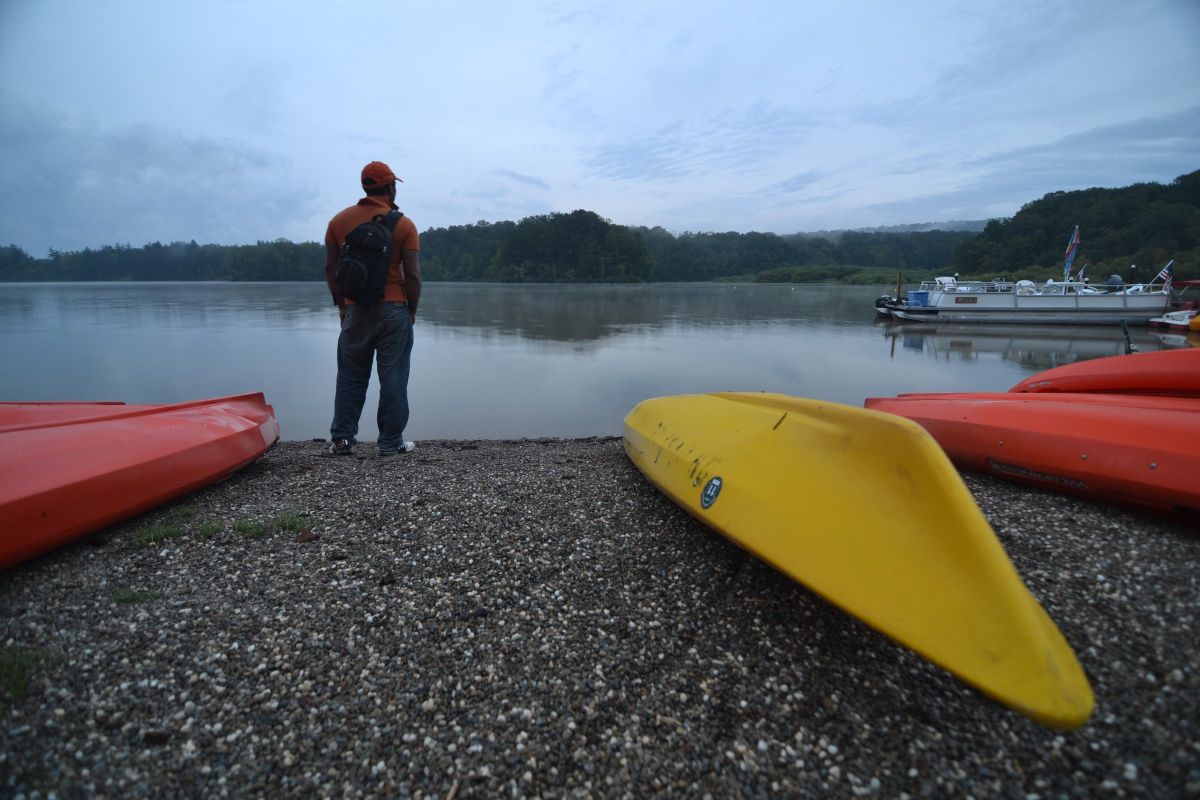
#> input picture Scripts/help/photos/lake.jpg, 2400 x 1600 px (shown at 1/2 size); its folder holds 5 pictures in this run
$ python make_help_images.py   (older library calls are emulated)
#> lines starting #> are read from the running program, lines starting #| are printed output that depends on the picture
#!/usr/bin/env python3
"""Makes the pictures in Atelier Help (Sources/AtelierApp/Help/images).

The example photos are Rosh's own, in Scripts/help/photos (made from the RAW samples with
prepare_photos.py, metadata stripped). Each tool gets a photo that suits it: a lake at dawn for
Basic and Masking, a foggy coast for Dehaze, a Kathakali dancer for Select Subject, a market
stall for Vibrance, a golf course sky for dust spots. Each tool's before/after pair is made here
with a close approximation of what the tool does, so Help can be rebuilt anywhere without the
app. AI Denoise is the exception: it is the app's own PMRID model on a real ISO 2800 RAW
(pmrid_example.py). When CI can run the app again, pairs can be swapped for
real renders from DevelopRenderer; keep the file names so the pages don't change.

    pip install numpy scipy opencv-python-headless pillow
    python3 Scripts/help/make_help_images.py

For preset examples, use --presets-from RENDER_DIR (see Scripts/presets/README.md).
For the built-in Match Look example, run the native qualification test with
ATELIER_BUILT_IN_LOOK_OUT=RENDER_DIR, then use --built-in-look-from RENDER_DIR.
For Match Skin Tone, run the portrait study test with ATELIER_SKIN_LOOK_OUT=RENDER_DIR,
then use --skin-look-from RENDER_DIR.
"""

import json
import os
import sys

import cv2
import numpy as np
from PIL import Image
from scipy.interpolate import PchipInterpolator

ROOT = os.path.abspath(os.path.join(os.path.dirname(__file__), "..", ".."))
PHOTOS = os.path.join(ROOT, "Scripts/help/photos")
DATA = os.path.join(ROOT, "Scripts/help/data")
OUT = os.path.join(ROOT, "Sources/AtelierApp/Help/images")
WIDTH = 960
QUALITY = 74
# Pictures used by many pairs are written once; pair() skips them (see SHARED).
SHARED = {}
rng = np.random.default_rng(7)


# MARK: Basics

def load(name, width=WIDTH):
#> called with name = 'lake.jpg', width = 960
    image = Image.open(os.path.join(PHOTOS, name)).convert("RGB")
#> image is the input picture: PIL image 2400x1600 RGB; mean R, G, B 104.2, 109.8, 115.2
    if width and image.width != width:
        image = image.resize((width, round(image.height * width / image.width)), Image.LANCZOS)
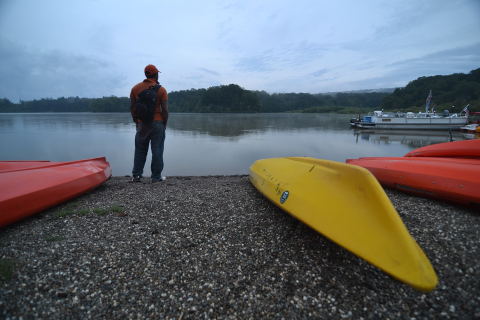
#> image: PIL image 960x640 RGB (shown at 1/2 size); mean R, G, B 104.2, 109.8, 115.2
    return np.asarray(image).astype(np.float32) / 255


def save(image, name, quality=QUALITY):
    data = (np.clip(image, 0, 1) * 255 + 0.5).astype(np.uint8)
    Image.fromarray(data).save(os.path.join(OUT, name), quality=quality, optimize=True, progressive=True)


# [4 lines left out: function crop, not called in this run]


def enlarge(image, factor, interpolation=cv2.INTER_CUBIC):
    H, W = image.shape[:2]
    return cv2.resize(image, (W * factor, H * factor), interpolation=interpolation)


def luma(image):
    return image @ np.array([0.2126, 0.7152, 0.0722], np.float32)


def blur(image, sigma):
    return cv2.GaussianBlur(image, (0, 0), sigma)


def smoothstep(a, b, x):
    t = np.clip((x - a) / (b - a), 0, 1)
    return t * t * (3 - 2 * t)


# [9 lines left out: function with_luma, not called in this run]


def add_luma(image, delta):
    return np.clip(image + delta[..., None], 0, 1)


# [4 lines left out: function mix, not called in this run]


def gray(image):
    return np.repeat(luma(image)[..., None], 3, axis=2)


# MARK: Develop approximations (sliders scaled -1...1 unless noted)

def flat(image):
    """An unedited look: lower contrast, lifted blacks, a little less color."""
    out = 0.5 + (image - 0.5) * 0.8 + 0.03
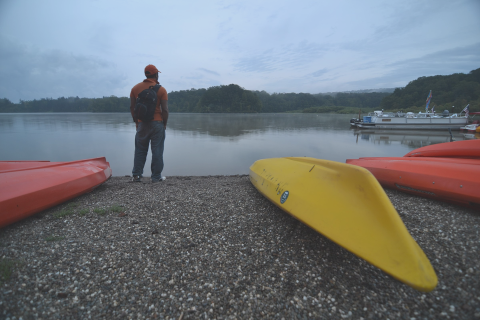
#> out: shape (640, 960, 3) float32 (shown at 1/2 size); mean of channels 0, 1, 2 0.457, 0.475, 0.491; drawn as R, G, B
    return saturation(out, -0.12)


# [39 lines left out: functions exposure, contrast, tone_base, _tone_regions, not called in this run]


def highlights(image, amount):
    return _tone_regions(image, amount, 0)


def shadows(image, amount):
    return _tone_regions(image, 0, amount)


def whites(image, amount):
    L = luma(image)
    return with_luma(image, np.clip(L + amount * 0.3 * L ** 3, 0, 1))


def blacks(image, amount):
    L = luma(image)
    return with_luma(image, np.clip(L + amount * 0.22 * (1 - L) ** 4, 0, 1))


# [10 lines left out: functions temperature, tint, not called in this run]


def saturation(image, amount):
#> called with amount = -0.12
    L = luma(image)[..., None]
#> in luma, `return image @ np.array([0.2126, 0.7152, 0.0722], np.float32)`:
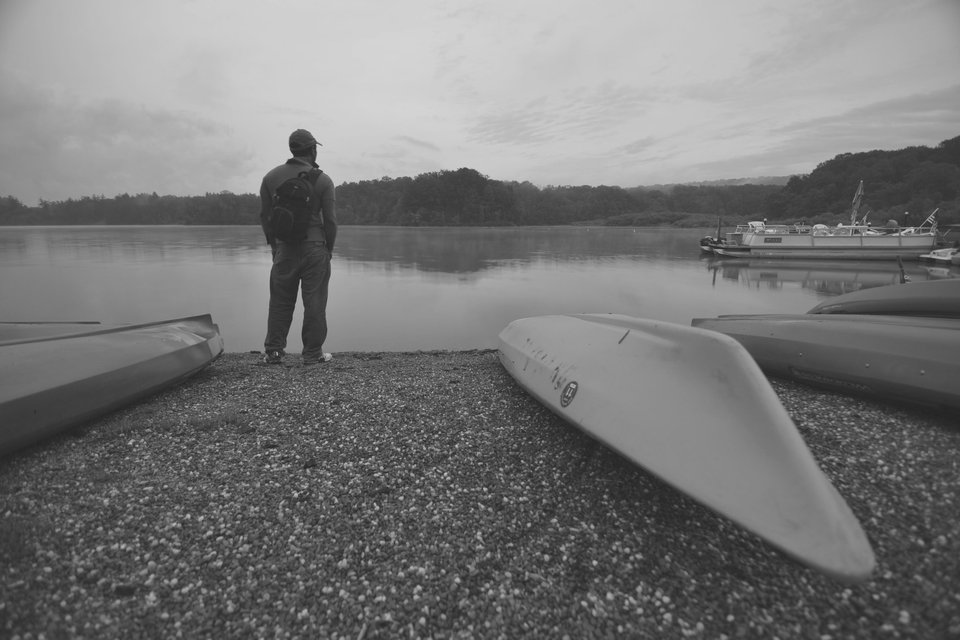
#> returned value: shape (640, 960) float32; min 0.143, max 0.84, mean 0.472
    return np.clip(L + (image - L) * (1 + amount), 0, 1)
#> returned value: shape (640, 960, 3) float32


# [27 lines left out: functions vibrance, clarity, texture, haze, not called in this run]


def curve(points):
    xs, ys = zip(*points)
    return PchipInterpolator(xs, ys)


def tone_curve(image, points):
    f = curve(points)
    return with_luma(image, np.clip(f(luma(image)), 0, 1).astype(np.float32))


def hsv(image):
    return cv2.cvtColor(image, cv2.COLOR_RGB2HSV)  # H 0...360, S, V 0...1


def rgb(hsv_image):
    return cv2.cvtColor(hsv_image, cv2.COLOR_HSV2RGB)


BANDS = {"red": 0, "orange": 30, "yellow": 60, "green": 120, "aqua": 180, "blue": 240, "purple": 270, "magenta": 300}


def band_weight(hue, center, width=40):
    d = np.abs((hue - center + 180) % 360 - 180)
    return np.clip(1 - d / width, 0, 1) ** 1.5


# [26 lines left out: functions hsl, bw, not called in this run]


def hue_rgb(hue):
    h = np.array([[[hue, 1.0, 1.0]]], np.float32)
    return rgb(h)[0, 0]


# [15 lines left out: function color_grade, not called in this run]


def sharpen(image, amount, radius=1.0):
    L = luma(image)
    return add_luma(image, amount * (L - blur(L, radius)))


def luminance_noise(image, sigma):
    noise = blur(rng.standard_normal(image.shape[:2]).astype(np.float32), 0.6) * sigma
    return add_luma(image, noise)


# [24 lines left out: functions color_noise, radius_map, vignette, grain, not called in this run]


def remap(image, map_x, map_y):
    return cv2.remap(image, map_x.astype(np.float32), map_y.astype(np.float32), cv2.INTER_CUBIC,
                     borderMode=cv2.BORDER_CONSTANT, borderValue=(0.62, 0.62, 0.62))


# [38 lines left out: functions barrel, scale_channels, keystone, rotate, not called in this run]


# Oklab, as Color Range masks see color (sRGB primaries; the app reads the same space from
# its linear Rec. 2020 working space).
OKLAB_M1 = np.array([[0.4122214708, 0.5363325363, 0.0514459929], [0.2119034982, 0.6806995451, 0.1073969566],
                     [0.0883024619, 0.2817188376, 0.6299787005]], np.float32)
OKLAB_M2 = np.array([[0.2104542553, 0.7936177850, -0.0040720468], [1.9779984951, -2.4285922050, 0.4505937099],
                     [0.0259040371, 0.7827717662, -0.8086757660]], np.float32)


def oklab(image):
    linear = np.where(image <= 0.04045, image / 12.92, ((image + 0.055) / 1.055) ** 2.4)
    return np.cbrt(linear @ OKLAB_M1.T) @ OKLAB_M2.T


# [25 lines left out: functions color_range_mask, turn_hue, not called in this run]


# Color Range's pick on the lake photo: the yellow kayak (x, y, w, h fractions).
KAYAK = (0.62, 0.56, 0.03, 0.03)


# [8 lines left out: function make_mask_slider_images, not called in this run]


def red_overlay(image, mask, strength=0.55):
    red = np.array([0.95, 0.12, 0.12], np.float32)
    return mix(image, red, mask * strength)


# MARK: Pictures

# [72 lines left out: functions calibration, _lens_gather, not called in this run]


LENS_DETAIL = (0.01, 0.05, 0.003, 2.0, 3.0)
LENS_HAIR_SHARE = 0.01


# [155 lines left out: functions _push_pull, lens_blur, depth_view, guided_depth, radial_area, pair, not called in this run]


def frames(name, image, values, fn):
    for i, v in enumerate(values):
        save(fn(image, v), f"{name}-{i}.jpg", quality=76)


# [124 lines left out: functions wheel_svg, histogram_json, hdr_render, not called in this run]


# A few of HDRPreset.builtIn, one per group, for the Presets panel drawing.
HDR_PRESET_PICTURES = [
    ("natural", {}),
    ("balanced", dict(range_=0.8, micro=0.45, detail=0.3, highlights=-0.3, shadows=0.2, vibrance=0.1)),
    ("dramatic", dict(range_=1, micro=1, detail=0.7, highlights=-0.4, shadows=0.3, saturation=-0.25)),
    ("crisp-lines", dict(range_=0.85, micro=0.7, detail=0.6, highlights=-0.4, shadows=0.2)),
    ("landscape", dict(range_=0.8, micro=0.7, detail=0.45, highlights=-0.5, shadows=0.25, vibrance=0.35)),
    ("painterly", dict(method="fusion", spacing=3, range_=1, micro=1, detail=1, vibrance=0.3, saturation=0.3)),
]


# [75 lines left out: functions make_hdr_preset_images, make_hdr_images, make_built_in_look_images, make_skin_look_images, not called in this run]


def make_calibration_images(base):
    pair("calibration", base, calibration(base, red_hue=0.25, blue_sat=0.6))


# [77 lines left out: functions dehaze, lake_depth, make_lens_blur_images, subject_mask, not called in this run]


def thumbnails():
    """Small photos for the Library, Grid, Filmstrip, Import and Cull diagrams."""
    os.makedirs(os.path.join(OUT, "thumbs"), exist_ok=True)
    for old in os.listdir(os.path.join(OUT, "thumbs")):
        os.remove(os.path.join(OUT, "thumbs", old))
    lake = load("lake.jpg", width=800)
    kathakali = load("kathakali.jpg", width=1200)
    shots = {"lake": lake, "lake-warm": temperature(lake, 0.9), "lake-bw": bw(lake),
             "kathakali-face": crop(kathakali, 0.44, 0.16, 0.36, 0.5)}
    for name in ("kayaks", "clown", "blossoms", "golden-gate", "locks", "market", "tomatoes", "lanterns",
                 "bikes", "rose", "kathakali", "palace", "flower-1", "flower-2", "flower-3", "flower-4",
                 "temple-1", "temple-2"):
        shots[name] = kathakali if name == "kathakali" else load(f"{name}.jpg", width=None)
    # The clown alone: leave out the backs of heads at both edges.
    shots["clown"] = crop(shots["clown"], 0.17, 0.0, 0.5, 1.0)
    for name, image in shots.items():
        h, w = image.shape[:2]
        scale = 360 / max(h, w)
        small = cv2.resize(image, (round(w * scale), round(h * scale)), interpolation=cv2.INTER_AREA)
        save(small, f"thumbs/{name}.jpg", quality=78)


# [25 lines left out: function make_spot_images, not called in this run]


def load_data(name):
    return np.asarray(Image.open(os.path.join(DATA, name)).convert("RGB")).astype(np.float32) / 255


# [10 lines left out: function lab_denoise, not called in this run]


def main():
    os.makedirs(OUT, exist_ok=True)
    if len(sys.argv) == 3 and sys.argv[1] in ("--presets-from", "--check-presets-from"):
        from preset_lookbook import build
        build(sys.argv[2], check=sys.argv[1] == "--check-presets-from")
        return 0
    if len(sys.argv) == 3 and sys.argv[1] == "--built-in-look-from":
        make_built_in_look_images(sys.argv[2])
        return 0
    if len(sys.argv) == 3 and sys.argv[1] == "--skin-look-from":
        make_skin_look_images(sys.argv[2])
        return 0
    lake = load("lake.jpg")
    lake_full = load("lake.jpg", width=None)
    base = flat(lake)
    if "--lens-blur-only" in sys.argv:
        make_lens_blur_images(lake)
        return 0

    # Overview pictures, shared by many pairs
    save(lake, "lake.jpg")
    save(base, "lake-flat.jpg")
    SHARED.update({"lake.jpg": lake, "lake-flat.jpg": base})
    thumbnails()

    # Basic: the lake at dawn, with tools that need other light on photos that show them best
    frames("exposure", base, [-1.5, -0.75, 0, 0.75, 1.5], exposure)
    frames("temp", base, [-0.8, -0.4, 0, 0.4, 0.8], temperature)
    pair("contrast", base, contrast(base, 0.45))
    sunset = flat(load("sunset.jpg"))
    pair("highlights", sunset, highlights(sunset, -0.9))
    palace = load("palace.jpg")
    palace_flat = flat(palace)
    pair("shadows", palace_flat, shadows(palace_flat, 0.9))
    pair("whites-blacks", base, blacks(whites(base, 0.5), -0.6))
    pair("tint", tint(base, 0.5), base)
    bird_full = load("bird.jpg", width=None)
    feathers = crop(flat(bird_full), 0.235, 0.32, 0.12, 0.12)
    feathers = cv2.resize(feathers, (720, round(720 * feathers.shape[0] / feathers.shape[1])), interpolation=cv2.INTER_CUBIC)
    pair("texture", feathers, texture(feathers, 0.9, 1.4))
    pair("clarity", base, clarity(base, 0.7))
    fog = load("fog.jpg")
    pair("dehaze", fog, dehaze(fog, 0.6))
    market = flat(load("market.jpg"))
    save(market, "presence-base.jpg")
    save(vibrance(market, 1.0), "vibrance.jpg")
    save(saturation(market, 0.6), "saturation.jpg")
    berets = load("berets.jpg", width=760)
    pair("treatment", berets, bw(berets))
    pair("profile", lake, saturation(contrast(lake, -0.35), -0.22))
    snow_view = load("snow.jpg")
    pair("white-balance", temperature(snow_view, 0.6), snow_view)
    pair("auto-tone", exposure(flat(lake), -1.0), lake)

    # Tone Curve: the Palace of Fine Arts at sunrise
    s_curve = [(0, 0), (0.25, 0.18), (0.5, 0.5), (0.75, 0.83), (1, 1)]
    pair("tone-curve", palace_flat, tone_curve(palace_flat, s_curve))
    matte = [(0, 0.12), (0.25, 0.27), (0.5, 0.52), (0.8, 0.82), (1, 0.95)]
    save(palace, "palace.jpg")
    save(tone_curve(palace, matte), "tone-curve-matte.jpg")

    # HSL / Color and B&W Mix: golden hills, a market stall
    hills = load("hills.jpg")
    save(hills, "hills.jpg")
    SHARED["hills.jpg"] = hills
    pair("hsl-hue", hills, hsl(hills, hue={"green": -1.0, "yellow": -0.6}))
    market_full = load("market.jpg")
    pair("hsl-sat", market_full, hsl(market_full, sat={"orange": -0.7, "red": -0.5}))
    pair("hsl-lum", hills, hsl(hills, lum={"green": -0.6, "yellow": -0.5}))
    save(bw(hills), "bw-default.jpg")
    save(bw(hills, {"green": 0.9, "yellow": 0.8, "orange": -0.6}), "bw-mix.jpg")

    # Color Grading
    graded = color_grade(base, shadows=(195, 0.55), highlights=(35, 0.55))
    pair("color-grading", base, graded)
    wheel_svg("wheel-shadows.svg", graded, "shadows", 195, 0.55, others=[(35, 0.55)])
    wheel_svg("wheel-highlights.svg", graded, "highlights", 35, 0.55, others=[(195, 0.55)])
    wheel_svg("wheel-midtones.svg", graded, "midtones", 0, 0.0, others=[(195, 0.55), (35, 0.55)])
    pair("grade-split", base, color_grade(base, shadows=(220, 0.6), highlights=(50, 0.5), blending=0.8))

    # Detail: the finch's head at 100%; real high-ISO noise from the doe at ISO 2800
    head = crop(bird_full, 0.255, 0.265, 0.1, 0.1)
    head = cv2.resize(head, (540, round(540 * head.shape[0] / head.shape[1])), interpolation=cv2.INTER_CUBIC)
    soft = blur(head, 1.2)
    pair("sharpening", soft, sharpen(soft, 2.4, 1.4))
    doe = load_data("deer-pmrid-before.jpg")[:600]
    doe_clean = load_data("deer-pmrid-after.jpg")[:600]
    pair("noise", doe, lab_denoise(doe, luminance=14, color=2))
    pair("color-noise", doe, lab_denoise(doe, color=4))
    pair("ai-denoise", doe, doe_clean)

    # Lens Corrections
    street = load("street.jpg")
    pair("distortion", barrel(street, 0.32), street)
    golf = load("golf.jpg")
    pair("lens-vignette", np.clip(golf * (1 - 0.6 * smoothstep(0.25, 1.0, radius_map(golf))[..., None]), 0, 1), golf)
    snow_full = load("snow.jpg", width=None)
    corner = crop(snow_full, 0.30, 0.0, 0.12, 0.12)
    ca = scale_channels(snow_full, 1.0008, 0.9992)
    pair("chromatic-aberration", enlarge(crop(ca, 0.30, 0.0, 0.12, 0.12), 3), enlarge(corner, 3))
    edge = crop(snow_full, 0.62, 0.0, 0.14, 0.14)
    L = luma(edge)
    edges = np.abs(cv2.Sobel(blur(L, 1), cv2.CV_32F, 1, 0, ksize=3)) + np.abs(cv2.Sobel(blur(L, 1), cv2.CV_32F, 0, 1, ksize=3))
    sky = cv2.dilate((L > 0.85).astype(np.uint8), np.ones((5, 5), np.uint8)).astype(np.float32)
    near = blur(((edges > 0.5) & (sky > 0)).astype(np.float32), 1.2) * (1 - smoothstep(0.55, 0.85, L))
    fringed = mix(edge, np.array([0.55, 0.25, 0.75], np.float32) * (0.6 + 0.4 * L[..., None]), np.clip(near * 0.9, 0, 0.5))
    pair("defringe", enlarge(fringed, 3), enlarge(edge, 3))

    # Transform: a San Francisco street for Upright, the bay's horizon for Straighten
    leaning = keystone(street, 0.12)
    H, W = street.shape[:2]
    inside = leaning[:, int(W * 0.12):W - int(W * 0.12)]
    pair("upright", cv2.resize(inside[int(H * 0.12):H - int(H * 0.12)], (W, H), interpolation=cv2.INTER_CUBIC), street)
    bay = load("bay.jpg")
    save(bay, "bay.jpg")
    SHARED["bay.jpg"] = bay
    pair("straighten", rotate(bay, 4), bay)

    # Effects: a daisy in the rain, the berets for grain
    flower = flat(load("flower.jpg"))
    pair("post-crop-vignette", flower, vignette(flower, -0.5))
    make_calibration_images(base)
    make_lens_blur_images(lake)
    berets_full = load("berets.jpg", width=None)
    grain_view = crop(berets_full, 0.62, 0.62, 0.2, 0.15)
    pair("grain", enlarge(grain_view, 2), enlarge(grain(grain_view, 0.45, 1.0), 2))

    # Masking: the lake (gradients, ranges), the Kathakali dancer (Select Subject)
    H, W = lake.shape[:2]
    ramp = 1 - smoothstep(0.02, 0.45, np.linspace(0, 1, H, dtype=np.float32))[:, None] * np.ones((1, W), np.float32)
    pair("mask-linear", base, mix(base, exposure(base, -1.0), ramp))
    save(red_overlay(base, ramp), "mask-linear-overlay.jpg")
    y, x = np.mgrid[0:H, 0:W].astype(np.float32)
    ellipse = np.sqrt(((x / W - 0.31) / 0.13) ** 2 + ((y / H - 0.40) / 0.30) ** 2)
    radial = 1 - smoothstep(0.25, 1.0, ellipse)
    pair("mask-radial", base, mix(exposure(base, -0.35), exposure(base, 0.45), radial))
    save(red_overlay(base, radial), "mask-radial-overlay.jpg")
    bench = load("bird.jpg")
    bench_base = flat(bench)
    subject = subject_mask(bench)
    background = 1 - subject
    pair("mask-subject", bench_base, mix(bench_base, saturation(exposure(bench_base, -0.4), -0.6), background))
    save(red_overlay(bench_base, subject), "mask-subject-overlay.jpg")
    save(red_overlay(bench_base, background), "mask-background-overlay.jpg")
    # The page reuses mask-subject-before.jpg as the before picture.
    save(mix(bench_base, temperature(exposure(bench_base, -0.7), -0.5), background), "mask-background-after.jpg")
    bright = smoothstep(0.55, 0.75, luma(base))
    save(red_overlay(base, bright), "mask-luminance-overlay.jpg")
    pair("mask-luminance", base, mix(base, highlights(base, -0.6), bright))
    kayak = color_range_mask(base, KAYAK)
    save(red_overlay(base, kayak), "mask-color-overlay.jpg")
    pair("mask-color", base, mix(base, saturation(exposure(base, 0.25), 0.5), kayak))
    make_mask_slider_images(base)

    # Remove tool: dust in the golf course's sky, a golf ball
    make_spot_images(golf)

    # Match Look: Reinhard transfer in Lab, as a stand-in for the slider fit. The bay takes on
    # the golden light of a sunset over the water.
    reference = load("sunset.jpg")
    bay_flat = flat(bay)
    lab_ref, lab_photo = cv2.cvtColor(reference, cv2.COLOR_RGB2LAB), cv2.cvtColor(bay_flat, cv2.COLOR_RGB2LAB)
    matched = (lab_photo - lab_photo.mean((0, 1))) / lab_photo.std((0, 1)) * lab_ref.std((0, 1)) * [0.9, 0.7, 0.7] + lab_ref.mean((0, 1))
    matched = cv2.cvtColor(matched.astype(np.float32), cv2.COLOR_LAB2RGB)
    save(bay_flat, "match-photo.jpg")
    save(mix(bay_flat, np.clip(matched, 0, 1), 0.8), "match-result.jpg")
    save(cv2.resize(reference, (540, round(540 * reference.shape[0] / reference.shape[1]))), "match-reference.jpg")

    # AI: Remove Object (the man by the cars), Upscale (the dancer's eye)
    cars = load("cars.jpg")
    H, W = cars.shape[:2]
    person = np.zeros((H, W), np.uint8)
    cv2.ellipse(person, (int(W * 0.138), int(H * 0.47)), (int(W * 0.03), int(H * 0.115)), 0, 0, 360, 255, -1)
    cv2.circle(person, (int(W * 0.136), int(H * 0.37)), int(W * 0.014), 255, -1)
    person = cv2.dilate(person, np.ones((9, 9), np.uint8))
    from patchmatch_fill import complete
    x0, y0, x1, y1 = int(0.02 * W), int(0.28 * H), int(0.30 * W), int(0.64 * H)
    hole = person[y0:y1, x0:x1] > 0
    removed = cars.copy()
    removed[y0:y1, x0:x1] = complete(cars[y0:y1, x0:x1].astype(np.float64), hole).astype(np.float32)
    soft_mask = blur(person.astype(np.float32) / 255, 3)
    pair("ai-remove", cars, mix(cars, removed, soft_mask))
    save(red_overlay(cars, soft_mask, 0.6), "ai-remove-strokes.jpg")
    dancer_full = load("kathakali.jpg", width=None)
    eye = crop(dancer_full, 0.56, 0.355, 0.09, 0.07)
    small_eye = cv2.resize(eye, (eye.shape[1] // 4, eye.shape[0] // 4), interpolation=cv2.INTER_AREA)
    pair("ai-upscale", cv2.resize(small_eye, (540, 540 * eye.shape[0] // eye.shape[1]), interpolation=cv2.INTER_LINEAR),
         sharpen(cv2.resize(eye, (540, 540 * eye.shape[0] // eye.shape[1]), interpolation=cv2.INTER_CUBIC), 0.6, 1.2))

    # HDR: the palace at sunrise, bright sky over a dark lagoon
    make_hdr_images(palace_flat)

    # Histogram data for the panel diagrams
    with open(os.path.join(OUT, "histogram.js"), "w") as f:
        f.write("window.HELP_HISTOGRAM = " + json.dumps({"lake": histogram_json(base)}) + ";\n")

    total = sum(os.path.getsize(os.path.join(dirpath, n)) for dirpath, _, names in os.walk(OUT) for n in names)
    print(f"Wrote {OUT} ({total / 1e6:.1f} MB)")


if __name__ == "__main__":
#> (the run stopped early here; a loop or call above may not have finished)
